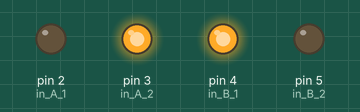
Simulated run of this sketch. Board: Arduino Uno, built with avr-gcc and run on an emulated ATmega328P. Shown: output pins drawn as LEDs (lit = HIGH).

Above: at 0.1 s.
At 0.7 s:
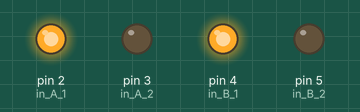
At 1.3 s:
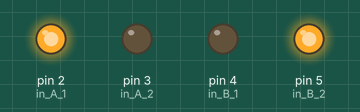
At 2.7 s:
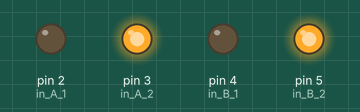
Timing chart, 0 to 3.0 s (numbered marks = the images above):
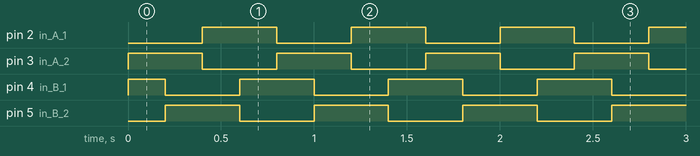

Measured:
- by itself, pin 2 (in_A_1), pin 3 (in_A_2), pin 5 (in_B_2): alternates HIGH for 0.40 s and LOW for 0.40 s
- by itself, pin 4 (in_B_1): repeats every 0.80 s: LOW 0.40 s, HIGH 0.40 s
- by itself, everything shown: repeats every 0.80 s, in 4 steps

The sketch:

StepMotor.ino
```cpp
#define in_A_1 2
#define in_A_2 3
#define in_B_1 4
#define in_B_2 5

int currentStep = 0;

void setup()
{
    pinMode(in_A_1, OUTPUT);
    pinMode(in_A_2, OUTPUT);
    pinMode(in_B_1, OUTPUT);
    pinMode(in_B_2, OUTPUT);
}
unsigned int time_delay = 200;

void step1(){
    //A+,B+
    digitalWrite(in_A_1, 1);
    digitalWrite(in_A_2, 0);
    digitalWrite(in_B_1, 1);
    digitalWrite(in_B_2, 0);
    delay(time_delay);
}

void step2(){
    //A+,B-
    digitalWrite(in_A_1, 1);
    digitalWrite(in_A_2, 0);
    digitalWrite(in_B_1, 0);
    digitalWrite(in_B_2, 1);
    delay(time_delay);
}

void step3(){
    //A-,B-
    digitalWrite(in_A_1, 0);
    digitalWrite(in_A_2, 1);
    digitalWrite(in_B_1, 0);
    digitalWrite(in_B_2, 1);
    delay(time_delay);
}

void step4(){
    //A-,B+
    digitalWrite(in_A_1, 0);
    digitalWrite(in_A_2, 1);
    digitalWrite(in_B_1, 1);
    digitalWrite(in_B_2, 0);
    delay(time_delay);
}

void tickClock(){
  currentStep++;
  if( currentStep >= 4 ){
    currentStep = 0;
  }
  int cycle = currentStep % 4;
  if( cycle == 0 ){
    step1();
  } else if( cycle == 1 ){
    step2();
  } else if( cycle == 2 ){
    step3();
  } else if( cycle == 3 ){
    step4();
  }
}

void counter_tickClock(){
  currentStep--;
  if( currentStep < 0 ){
    currentStep = 3;
  }
  int cycle = currentStep % 4;
  if( cycle == 0 ){
    step1();
  } else if( cycle == 1 ){
    step2();
  } else if( cycle == 2 ){
    step3();
  } else if( cycle == 3 ){
    step4();
  }
}

void clockwise(long st){
  long i = 0;
  while( i < st ){
    //step1
    step1();
    //step2
    step2();
    //step3
    step3();
    //step4
    step4();
    i++;
  }
}

void counter_clockwise(long st){
  long i = 0;
  while( i < st ){
    //step1
    step1();
    //step4
    step4();
    //step3
    step3();
    //step2
    step2();
    i++;
  }
}
void loop()
{
    //clockwise(18);//counter_clockwise(18);
   // tickClock();
    counter_tickClock();
}
```
